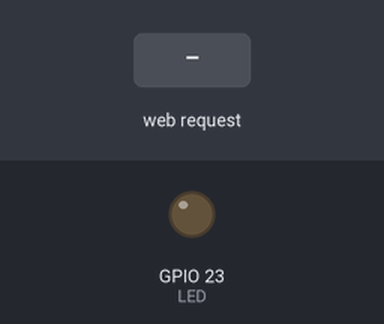
Bench run of a sketch on a simulated ESP32. Shown: output pins drawn as LEDs (lit = HIGH). Inputs (shaded band) come from the test bench. WiFi joins after 1.5 s; servers stay silent unless stated; what the sketch prints to the serial monitor is not drawn.

Above: at 2.7 s.
2.8 s: HTTP request GET /on received
At 3.2 s:
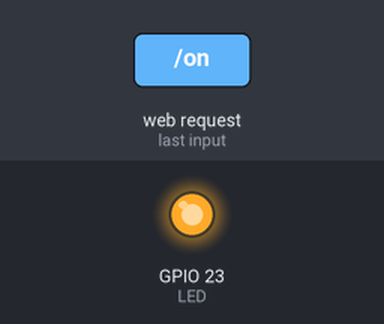
4.3 s: HTTP request GET /off received
At 5.6 s:
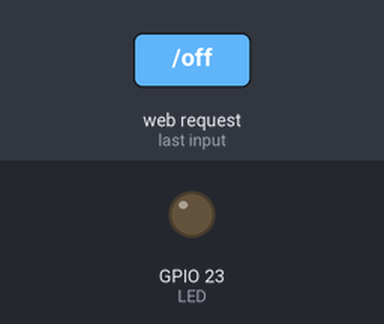
Timing chart, 0 to 7.3 s (numbered marks = the images above; inputs shaded):
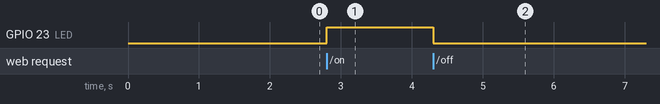

Measured:
- after the input at 2.8 s, GPIO 23 (LED): LOW → HIGH at once
- after the input at 4.3 s, GPIO 23 (LED): HIGH → LOW at once

The sketch:

Aug16a_ESP32_WiFi_LED_WebAPI.ino
```cpp
#include <WiFi.h>
#include <WebServer.h>
#include "arduino_secrets.h"   // Wi-Fi name + password (not uploaded to GitHub)

// Wi-Fi credentials come from arduino_secrets.h
const char* ssid = SECRET_SSID;
const char* password = SECRET_PASS;

// Create web server on port 80
WebServer server(80);

// ESP32 built-in LED
const int LED = 23;

// /on endpoint
void handleOn() {
  digitalWrite(LED, HIGH);
  server.send(200, "text/plain", "LED ON");
}

// /off endpoint
void handleOff() {
  digitalWrite(LED, LOW);
  server.send(200, "text/plain", "LED OFF");
}

void handlePoP() {
  digitalWrite(LED, HIGH);
  delay(1000);
  digitalWrite(LED, LOW);
  delay(1000);
  server.send(200, "text/plain", "led blinking");
}


void setup() {
  Serial.begin(9600);

  pinMode(LED, OUTPUT);
  digitalWrite(LED, LOW);

  // Connect to Wi-Fi
  WiFi.begin(ssid, password);

  Serial.print("Connecting to Wi-Fi");

  while (WiFi.status() != WL_CONNECTED) {
    delay(500);
    Serial.print(".");
  }

  Serial.println();
  Serial.println("Wi-Fi connected!");
  Serial.print("ESP32 IP: ");
  Serial.println(WiFi.localIP());

  // Define endpoints
  server.on("/on", handleOn);
  server.on("/off", handleOff);
  server.on("/PoP", handlePoP);
  // Start server
  server.begin();

  Serial.println("HTTP server started");
}

void loop() {
  server.handleClient();
}
```

arduino_secrets.example.h
```cpp
// Template: copy this file to arduino_secrets.h and fill in your Wi-Fi details.
// arduino_secrets.h is git-ignored so the password never reaches GitHub.
#pragma once
#define SECRET_SSID "your-wifi-name"
#define SECRET_PASS "your-wifi-password"
```
